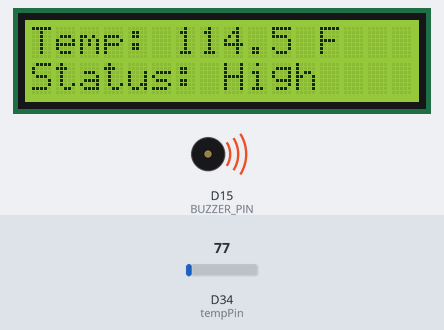
The sketch below on a simulated Arduino Due. On the bench: 16×2 character LCD, buzzer (waves = sounding, pin HIGH). The test bench sets the inputs (shaded band); at power-on: D34 (tempPin) = 77 (analog values on the 0–1023 scale). What the sketch prints to the serial monitor is not drawn.

Above: at 3.2 s.
3.3 s: D34 (tempPin) set to 55
At 5.3 s:
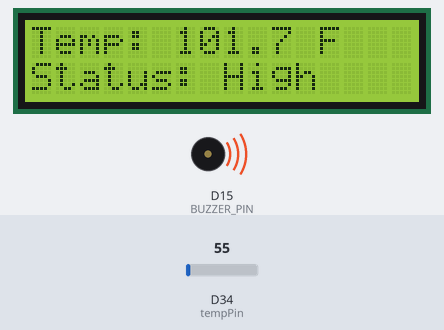
5.6 s: D34 (tempPin) set to 47
At 7.7 s:
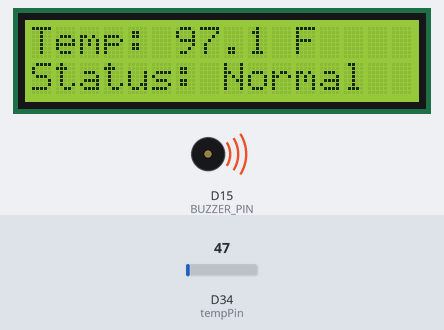
9.7 s: D34 (tempPin) set to 23
At 11.2 s:
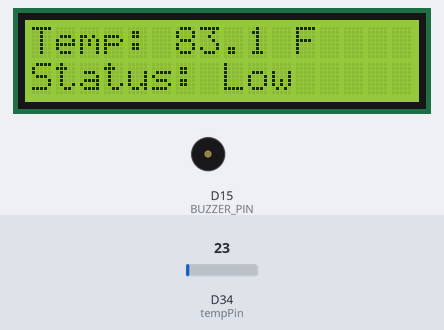
Timing chart, 0 to 13.9 s (numbered marks = the images above; inputs shaded):
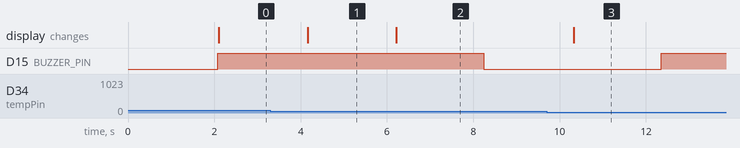

The sketch:

temp+lcd.ino
```cpp
#include <Wire.h>
#include <LiquidCrystal_I2C.h>

// Sensor and LCD config
const int tempPin = 34;         // LM35DZ connected to GPIO34 (ADC1)
#define LCD_ADDR 0x27           // I²C address of LCD
#define SDA_PIN 21
#define SCL_PIN 22
#define BUZZER_PIN 15           // Buzzer on GPIO15

LiquidCrystal_I2C lcd(LCD_ADDR, 16, 2);  // 16x2 LCD

// Store last 5 readings
float tempHistory[5] = {98};
int historyIndex = 0;

void setup() {
    Serial.begin(115200);
    analogReadResolution(12);  // 12-bit ADC resolution (0–4095)

    // Initialize I²C, LCD and buzzer
    Wire.begin(SDA_PIN, SCL_PIN);
    lcd.init();
    lcd.backlight();
    pinMode(BUZZER_PIN, OUTPUT);
    digitalWrite(BUZZER_PIN, LOW);

    lcd.setCursor(0, 0);
    lcd.print("Temp Monitor");
    delay(2000); // brief welcome screen
    lcd.clear();
}

void loop() {
    int sensorValue = analogRead(tempPin);
    float voltage = sensorValue * (3.3 / 4095.0);
    float tempC = voltage * 100.0 + 21.0;
    float tempF = tempC * 9.0 / 5.0 + 32.0;

    // Save to history buffer
    tempHistory[historyIndex] = tempF;
    historyIndex = (historyIndex + 1) % 5;

    // Determine status for this reading
    String status;
    if (tempF < 96.0) {
        status = "Low";
    } else if (tempF > 99.0) {
        status = "High";
    } else {
        status = "Normal";
    }

    // Count how many of last 5 are out of range
    int outOfRangeCount = 0;
    for (int i = 0; i < 5; i++) {
        if (tempHistory[i] < 95.0 || tempHistory[i] > 99.0) {
            outOfRangeCount++;
        }
    }

    // Buzzer logic
    if (outOfRangeCount >= 3) {
        digitalWrite(BUZZER_PIN, HIGH);  // turn buzzer on
    } else {
        digitalWrite(BUZZER_PIN, LOW);   // turn buzzer off
    }

    // Display on Serial
    Serial.print("Temperature: ");
    Serial.print(tempF);
    Serial.print(" °F -> ");
    Serial.println(status);

    // Display on LCD
    lcd.clear();
    lcd.setCursor(0, 0);
    lcd.print("Temp: ");
    lcd.print(tempF, 1);  // 1 decimal place
    lcd.print(" F");

    lcd.setCursor(0, 1);
    lcd.print("Status: ");
    lcd.print(status);

    delay(1000);  // Update every second
}
```

Measured:
- the behaviour switches between 51 and 50 on D34 (tempPin) (found by bisection; images 1 and 2)
- after the input at 3.3 s, the display: changes after 0.86 s (image 1)
- after the input at 5.6 s, D15 (BUZZER_PIN): HIGH → LOW after 2.6 s; the display: changes after 0.62 s (image 2)
- after the input at 9.7 s, D15 (BUZZER_PIN): LOW → HIGH after 2.7 s; the display: changes after 0.63 s (image 3)
